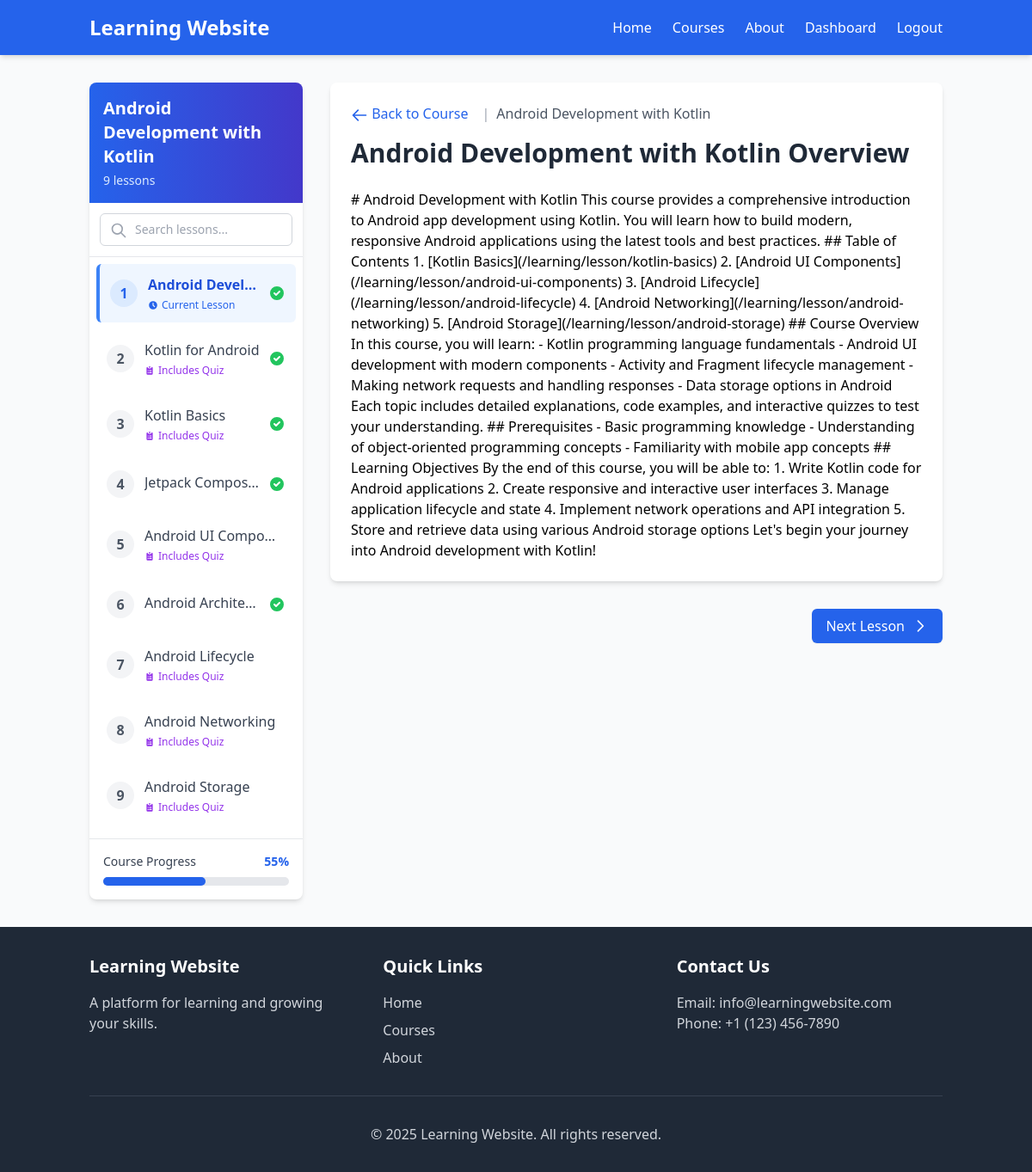
Page /courses/android-development-with-kotlin/lessons/android-development-overview/ (signed in) on the committed database.
### learning_content/models.py (models this page shows, shortened)
class Course(models.Model):
    LEVEL_CHOICES = (
        ('beginner', 'Beginner'),
        ('intermediate', 'Intermediate'),
        ('advanced', 'Advanced'),
    )
    title = models.CharField(max_length=200)
    slug = models.SlugField(unique=True)
    category = models.ForeignKey(Category, on_delete=models.CASCADE, related_name='courses')
    description = models.TextField()
    level = models.CharField(max_length=20, choices=LEVEL_CHOICES, default='beginner')
    image = models.ImageField(upload_to='courses/', blank=True, null=True)
    is_featured = models.BooleanField(default=False)
    is_published = models.BooleanField(default=False)
    created_at = models.DateTimeField(auto_now_add=True)
    updated_at = models.DateTimeField(auto_now=True)
    class Meta:
        ordering = ['-created_at']

class Lesson(models.Model):
    title = models.CharField(max_length=200)
    slug = models.SlugField()
    course = models.ForeignKey(Course, on_delete=models.CASCADE, related_name='lessons')
    content = models.TextField()
    video_url = models.URLField(blank=True, null=True)
    order = models.PositiveIntegerField(default=1)
    is_published = models.BooleanField(default=False)
    created_at = models.DateTimeField(auto_now_add=True)
    updated_at = models.DateTimeField(auto_now=True)
    class Meta:
        ordering = ['order']
        unique_together = ['course', 'slug']

### learning_content/views.py (the view)
# urls.py: path('courses/<slug:course_slug>/lessons/<slug:lesson_slug>/', views.lesson_detail, name='lesson_detail'),
@login_required
def lesson_detail(request, course_slug, lesson_slug):
    course = get_object_or_404(Course, slug=course_slug, is_published=True)
    lesson = get_object_or_404(Lesson, slug=lesson_slug, course=course, is_published=True)
    next_lesson = Lesson.objects.filter(
        course=course,
        is_published=True,
        order__gt=lesson.order
    ).order_by('order').first()
    prev_lesson = Lesson.objects.filter(
        course=course,
        is_published=True,
        order__lt=lesson.order
    ).order_by('-order').first()
    progress, created = UserProgress.objects.get_or_create(
        user=request.user,
        course=course,
        lesson=lesson,
        defaults={'completed': True, 'completed_at': timezone.now()}
    )
    if not progress.completed:
        progress.completed = True
        progress.completed_at = timezone.now()
        progress.save()
    has_quiz = hasattr(lesson, 'quiz')
    user_progress = None
    completed_lessons = []
    completed_percentage = 0
    if request.user.is_authenticated:
        user_progress = UserProgress.objects.filter(
            user=request.user,
            course=course
        )
        completed_lessons = user_progress.filter(completed=True).values_list('lesson_id', flat=True)
        total_lessons = course.lessons.filter(is_published=True).count()
        if total_lessons > 0:
            completed_percentage = int((len(completed_lessons) / total_lessons) * 100)
    context = {
        'course': course,
        'lesson': lesson,
        'next_lesson': next_lesson,
        'prev_lesson': prev_lesson,
        'has_quiz': has_quiz,
        'user_progress': user_progress,
        'completed_lessons': completed_lessons,
        'completed_percentage': completed_percentage,
    }
    return render(request, 'learning_content/lesson_detail.html', context)

### templates/learning_content/lesson_detail.html (shortened to what this page needs)
{% extends 'base.html' %}
{% block content %}
<div class="flex flex-col lg:flex-row gap-8">
    <div class="lg:w-1/4 order-2 lg:order-1">
        <div class="bg-white rounded-lg shadow-md sticky top-4 overflow-hidden">
            <div class="bg-gradient-to-r from-blue-600 to-indigo-700 p-4 text-white">
                <h3 class="text-xl font-bold mb-1">{{ course.title }}</h3>
                <p class="text-blue-100 text-sm">{{ course.lessons.count }} lessons</p>
            </div>
            <div class="p-3 border-b border-gray-200">
                <div class="relative">
                    <input type="text" id="sidebar-search" placeholder="Search lessons..." class="w-full pl-10 pr-4 py-2 rounded-md border border-gray-300 focus:outline-none focus:ring-2 focus:ring-blue-500 focus:border-blue-500 text-sm">
                    <div class="absolute left-3 top-2.5 text-gray-400">
                        <svg class="w-5 h-5" fill="none" stroke="currentColor" viewBox="0 0 24 24" xmlns="http://www.w3.org/2000/svg">
                            <path stroke-linecap="round" stroke-linejoin="round" stroke-width="2" d="M21 21l-6-6m2-5a7 7 0 11-14 0 7 7 0 0114 0z"></path>
                        </svg>
                    </div>
                </div>
            </div>
            <div class="max-h-[calc(100vh-200px)] overflow-y-auto p-2" id="course-content-sidebar">
                {% for course_lesson in course.lessons.all|dictsort:"order" %}
                    <div class="mb-2 rounded-md overflow-hidden {% if course_lesson.id == lesson.id %}bg-blue-50 border-l-4 border-blue-500{% else %}hover:bg-gray-50{% endif %}">
                        <a href="{% url 'learning_content:lesson_detail' course_slug=course.slug lesson_slug=course_lesson.slug %}"
                           class="flex items-center p-3 transition-colors duration-200">
                            <div class="mr-3 flex-shrink-0">
                                {% if course_lesson.id == lesson.id %}
                                    <div class="w-8 h-8 bg-blue-100 rounded-full flex items-center justify-center">
                                        <span class="text-blue-600 font-semibold">{{ forloop.counter }}</span>
                                    </div>
                                {% else %}
                                    <div class="w-8 h-8 bg-gray-100 rounded-full flex items-center justify-center">
                                        <span class="text-gray-600 font-semibold">{{ forloop.counter }}</span>
                                    </div>
                                {% endif %}
                            </div>
                            <div class="flex-1 min-w-0">
                                <span class="{% if course_lesson.id == lesson.id %}font-semibold text-blue-700{% else %}text-gray-700{% endif %} block truncate">
                                    {{ course_lesson.title }}
                                </span>
                                <div class="flex items-center mt-1">
                                    {% if course_lesson.id == lesson.id %}
                                        <span class="text-xs text-blue-600 font-medium flex items-center">
                                            <svg class="w-3 h-3 mr-1" fill="currentColor" viewBox="0 0 20 20" xmlns="http://www.w3.org/2000/svg">
                                                <path fill-rule="evenodd" d="M10 18a8 8 0 100-16 8 8 0 000 16zm1-12a1 1 0 10-2 0v4a1 1 0 00.293.707l2.828 2.829a1 1 0 101.415-1.415L11 9.586V6z" clip-rule="evenodd"></path>
                                            </svg>
                                            Current Lesson
                                        </span>
                                    {% elif course_lesson.quiz %}
                                        <span class="text-xs text-purple-600 font-medium flex items-center">
                                            Includes Quiz
                                        </span>
                                    {% endif %}
                                </div>
                            </div>
                            <div class="ml-2">
                                {% if user.is_authenticated and user_progress and course_lesson.id in completed_lessons %}
                                    <svg class="w-5 h-5 text-green-500" fill="currentColor" viewBox="0 0 20 20" xmlns="http://www.w3.org/2000/svg">
                                        <path fill-rule="evenodd" d="M10 18a8 8 0 100-16 8 8 0 000 16zm3.707-9.293a1 1 0 00-1.414-1.414L9 10.586 7.707 9.293a1 1 0 00-1.414 1.414l2 2a1 1 0 001.414 0l4-4z" clip-rule="evenodd"></path>
                                    </svg>
                                {% endif %}
                            </div>
                        </a>
                    </div>
                {% endfor %}
            </div>
            <div class="p-4 border-t border-gray-200">
                <div class="flex justify-between items-center mb-2">
                    <span class="text-sm font-medium text-gray-700">Course Progress</span>
                    <span class="text-sm font-semibold text-blue-600">
                        {% if user.is_authenticated and user_progress %}
                            {{ completed_percentage }}%
                        {% else %}
                            0%
                        {% endif %}
                    </span>
                </div>
                <div class="w-full bg-gray-200 rounded-full h-2.5">
                    <div class="bg-blue-600 h-2.5 rounded-full" style="width: {% if user.is_authenticated and user_progress %}{{ completed_percentage }}{% else %}0{% endif %}%"></div>
                </div>
            </div>
        </div>
    </div>
    <div class="lg:w-3/4 order-1 lg:order-2">
        <div class="bg-white rounded-lg shadow-md overflow-hidden mb-8">
            <div class="p-6">
                <div class="flex items-center mb-4">
                    <a href="{% url 'learning_content:course_detail' course.slug %}" class="text-blue-600 hover:text-blue-800 transition mr-2">
                        <svg class="w-5 h-5 inline-block" fill="none" stroke="currentColor" viewBox="0 0 24 24" xmlns="http://www.w3.org/2000/svg">
                            <path stroke-linecap="round" stroke-linejoin="round" stroke-width="2" d="M10 19l-7-7m0 0l7-7m-7 7h18"></path>
                        </svg>
                        Back to Course
                    </a>
                    <span class="text-gray-400 mx-2">|</span>
                    <span class="text-gray-600">{{ course.title }}</span>
                </div>
                <h1 class="text-3xl font-bold text-gray-800 mb-6">{{ lesson.title }}</h1>
                <div class="prose max-w-none">
                    {{ lesson.content|safe }}
                </div>
            </div>
        </div>
        <div class="flex justify-between">
            {% if next_lesson %}
                <a href="{% url 'learning_content:lesson_detail' course_slug=course.slug lesson_slug=next_lesson.slug %}" class="inline-flex items-center bg-blue-600 hover:bg-blue-700 transition text-white px-4 py-2 rounded-md shadow-sm">
                    Next Lesson
                    <svg class="w-5 h-5 ml-2" fill="none" stroke="currentColor" viewBox="0 0 24 24" xmlns="http://www.w3.org/2000/svg">
                        <path stroke-linecap="round" stroke-linejoin="round" stroke-width="2" d="M9 5l7 7-7 7"></path>
                    </svg>
                </a>
            {% endif %}
        </div>
    </div>
</div>
{% endblock %}

### rows in the picture
Course: title "Android Development with Kotlin", lessons.count "9"
Lesson: title "Android Devel…", shows "Current Lesson", title "Android Development with Kotlin Overview", content "# Android Development with Kotlin This course provides a comprehensive introduction to Android app development using Kotlin. You will learn how to build modern, responsive Android applications using the latest tools and best practices. ## Table of Contents 1. [Kotlin Basics](/learning/lesson/kotlin-basics) 2. [Android UI Components](/learning/lesson/android-ui-components) 3. [Android Lifecycle](/learning/lesson/android-lifecycle) 4. [Android Networking](/learning/lesson/android-networking) 5. [Android Storage](/learning/lesson/android-storage) ## Course Overview In this course, you will learn: - Kotlin programming language fundamentals - Android UI development with modern components -…"
Lesson: title "Kotlin for Android", shows "Includes Quiz"
Lesson: title "Kotlin Basics", shows "Includes Quiz"
Lesson: title "Jetpack Compos…"
Lesson: title "Android UI Compo…", shows "Includes Quiz"
Lesson: title "Android Archite…"
Lesson: title "Android Lifecycle", shows "Includes Quiz"
Lesson: title "Android Networking", shows "Includes Quiz"
Lesson: title "Android Storage", shows "Includes Quiz"

### other values in the picture
{{ completed_percentage }} "55"
